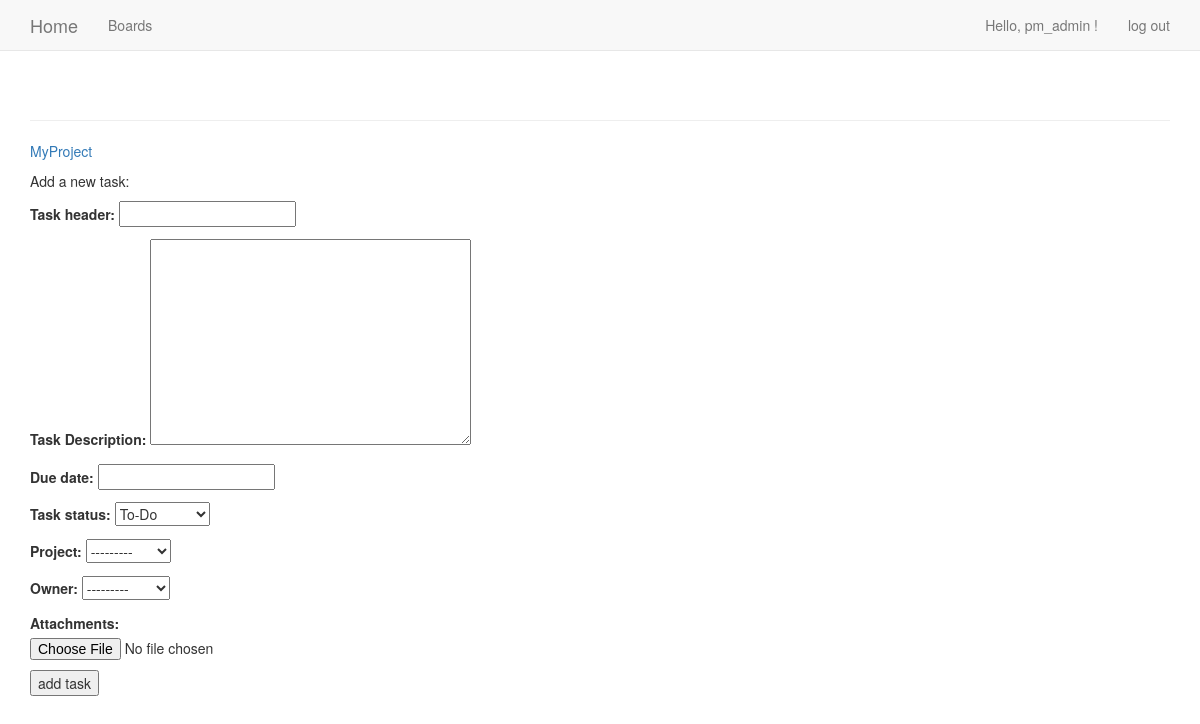
The app's page /new_task/1 (signed in) with its own data.
### proj_tasks/models.py (models this page shows)
class Project(models.Model):
	project = models.CharField(max_length=200)
	date_added= models.DateTimeField(auto_now_add=True)
	owner = models.ForeignKey(User, on_delete=models.CASCADE)
	def __str__(self):
		return self.project

### proj_tasks/views.py (the view, shortened to what this page needs)
# urls.py: path('new_task/<int:project_id>', views.new_task, name='new_task'),
@login_required
def new_task(request, project_id):
    project = Project.objects.get(id=project_id)
    if project.owner != request.user:
        raise Http404
    if request.method != 'POST':
        form = TaskForm()
    context = {'project': project, 'form': form}
    return render(request, 'proj_tasks/new_task.html', context)

### proj_tasks/forms.py
class TaskForm(forms.ModelForm):
	class Meta:
		model = Task
		fields = ['task_header', 'task_Description','due_date','task_status', 'project','owner','attachments']
		widgets = {
			'due_date': forms.DateTimeInput(attrs={'class': 'datetime-input'})
		}
		labels = {'text':	''}

### proj_tasks/templates/proj_tasks/new_task.html (shortened to what this page needs)
{% extends "proj_tasks/base.html" %}
{% block content %}
  <p><a href="{% url 'proj_tasks:project' project.id %}">{{ project }}</a></p>
  <p>Add a new task:</p>
  <form action="{% url 'proj_tasks:new_task' project.id %}" method='post'>
    {{ form.as_p }}
    <button name='submit'>add task</button>
  </form>
{% endblock content %}

### proj_tasks/templates/proj_tasks/base.html (shortened to what this page needs)
{% load bootstrap3 %}
<!DOCTYPE html>
<html lang="en">
	<head>
		{% bootstrap_css %}
	</head>
	<body>
		<nav class="navbar navbar-default navbar-static-top">
			<div class="container">
				<div class="navbar-header">
					<a class="navbar-brand" href="{% url 'proj_tasks:index' %}">
					Home </a>
					</div>
					<div id="navbar" class="navbar-collapse collapse">
					<ul class="nav navbar-nav">
					<li><a href="{% url 'proj_tasks:projects' %}">Boards</a></li>
					</ul>
					<ul class="nav navbar-nav navbar-right">
					{% if user.is_authenticated %}
					<li><a>Hello, {{ user.username }} !</a></li>
					<li><a href="{% url 'users:logout' %}">log out</a></li>
					{% else %}
					<li><a href="{% url 'users:register' %}">register</a></li>
					<li><a href="{% url 'users:login' %}">log in</a></li>
					{% endif %}
					</ul>
				</div>
			</div>
		</nav>
		<div class="container">
			<div class="page-header">
			</div>
			<div>
			{% block content %}{% endblock content %}
			</div>
		</div>
	</body>
</html>

### records on screen
Project: project "MyProject", project "---------"
Project: owner "---------"

### other values on screen
{{ user.username }} "pm_admin"
